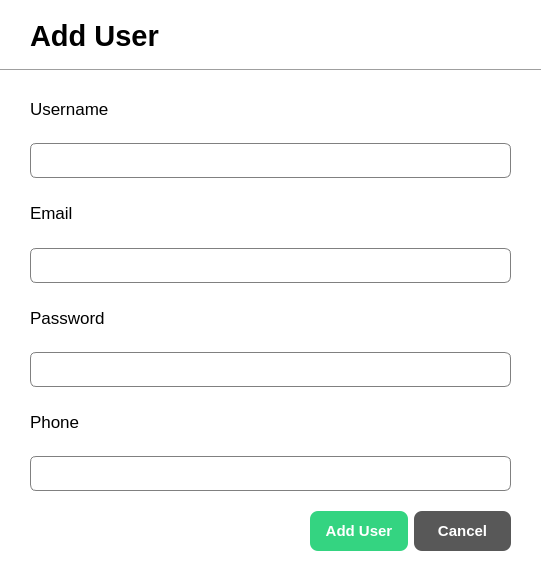
<?xml version="1.0" encoding="UTF-8"?>
<ui version="4.0">
 <class>AddUserDialog</class>
 <widget class="QDialog" name="AddUserDialog">
  <property name="geometry">
   <rect>
    <x>0</x>
    <y>0</y>
    <width>542</width>
    <height>580</height>
   </rect>
  </property>
  <property name="windowTitle">
   <string>Add user Dialog</string>
  </property>
  <property name="styleSheet">
   <string notr="true">QDialog{
	background-color: white;
}

QLineEdit{
	border: 1px solid gray;
	border-radius: 6px;
	padding-left: 15px;
height: 35px;
}

</string>
  </property>
  <widget class="QLabel" name="label">
   <property name="geometry">
    <rect>
     <x>30</x>
     <y>20</y>
     <width>151</width>
     <height>31</height>
    </rect>
   </property>
   <property name="font">
    <font>
     <pointsize>22</pointsize>
     <bold>true</bold>
    </font>
   </property>
   <property name="text">
    <string>Add User</string>
   </property>
  </widget>
  <widget class="QWidget" name="layoutWidget">
   <property name="geometry">
    <rect>
     <x>30</x>
     <y>80</y>
     <width>481</width>
     <height>411</height>
    </rect>
   </property>
   <layout class="QVBoxLayout" name="verticalLayout_5">
    <item>
     <layout class="QVBoxLayout" name="verticalLayout">
      <item>
       <widget class="QLabel" name="label_2">
        <property name="font">
         <font>
          <pointsize>13</pointsize>
         </font>
        </property>
        <property name="text">
         <string>Username</string>
        </property>
       </widget>
      </item>
      <item>
       <widget class="QLineEdit" name="lineEdit_username">
        <property name="minimumSize">
         <size>
          <width>0</width>
          <height>35</height>
         </size>
        </property>
        <property name="maximumSize">
         <size>
          <width>16777215</width>
          <height>35</height>
         </size>
        </property>
       </widget>
      </item>
     </layout>
    </item>
    <item>
     <layout class="QVBoxLayout" name="verticalLayout_2">
      <item>
       <widget class="QLabel" name="label_3">
        <property name="font">
         <font>
          <pointsize>13</pointsize>
         </font>
        </property>
        <property name="text">
         <string>Email</string>
        </property>
       </widget>
      </item>
      <item>
       <widget class="QLineEdit" name="lineEdit_email">
        <property name="minimumSize">
         <size>
          <width>0</width>
          <height>35</height>
         </size>
        </property>
        <property name="maximumSize">
         <size>
          <width>16777215</width>
          <height>35</height>
         </size>
        </property>
       </widget>
      </item>
     </layout>
    </item>
    <item>
     <layout class="QVBoxLayout" name="verticalLayout_3">
      <item>
       <widget class="QLabel" name="label_4">
        <property name="font">
         <font>
          <pointsize>13</pointsize>
         </font>
        </property>
        <property name="text">
         <string>Password</string>
        </property>
       </widget>
      </item>
      <item>
       <widget class="QLineEdit" name="lineEdit_password">
        <property name="minimumSize">
         <size>
          <width>0</width>
          <height>35</height>
         </size>
        </property>
        <property name="maximumSize">
         <size>
          <width>16777215</width>
          <height>35</height>
         </size>
        </property>
       </widget>
      </item>
     </layout>
    </item>
    <item>
     <layout class="QVBoxLayout" name="verticalLayout_4">
      <item>
       <widget class="QLabel" name="label_5">
        <property name="font">
         <font>
          <pointsize>13</pointsize>
         </font>
        </property>
        <property name="text">
         <string>Phone</string>
        </property>
       </widget>
      </item>
      <item>
       <widget class="QLineEdit" name="lineEdit_phone">
        <property name="minimumSize">
         <size>
          <width>0</width>
          <height>35</height>
         </size>
        </property>
        <property name="maximumSize">
         <size>
          <width>16777215</width>
          <height>35</height>
         </size>
        </property>
       </widget>
      </item>
     </layout>
    </item>
   </layout>
  </widget>
  <widget class="QWidget" name="layoutWidget">
   <property name="geometry">
    <rect>
     <x>310</x>
     <y>510</y>
     <width>201</width>
     <height>42</height>
    </rect>
   </property>
   <layout class="QHBoxLayout" name="horizontalLayout">
    <item>
     <widget class="QPushButton" name="btn_addUser">
      <property name="minimumSize">
       <size>
        <width>0</width>
        <height>40</height>
       </size>
      </property>
      <property name="styleSheet">
       <string notr="true">QPushButton{
	background-color: #34D481;
	color: white;
	border: none;
	border-radius: 8px;
	font-weight: bold;
	font-size: 15px
}

QPushButton:hover {
    background-color: #28a766; 
    cursor: pointer;
}</string>
      </property>
      <property name="text">
       <string>Add User</string>
      </property>
     </widget>
    </item>
    <item>
     <widget class="QPushButton" name="btn_cancel">
      <property name="minimumSize">
       <size>
        <width>0</width>
        <height>40</height>
       </size>
      </property>
      <property name="styleSheet">
       <string notr="true">QPushButton{
	background-color: #585858;
	color: white;
	border: none;
	border-radius: 8px;
	font-weight: bold;
	font-size: 15px
}

QPushButton:hover {
    background-color: #7a7a7a;
    cursor: pointer; 
}</string>
      </property>
      <property name="text">
       <string>Cancel</string>
      </property>
     </widget>
    </item>
   </layout>
  </widget>
  <widget class="Line" name="line">
   <property name="geometry">
    <rect>
     <x>0</x>
     <y>60</y>
     <width>541</width>
     <height>20</height>
    </rect>
   </property>
   <property name="orientation">
    <enum>Qt::Orientation::Horizontal</enum>
   </property>
  </widget>
 </widget>
 <resources/>
 <connections/>
</ui>
